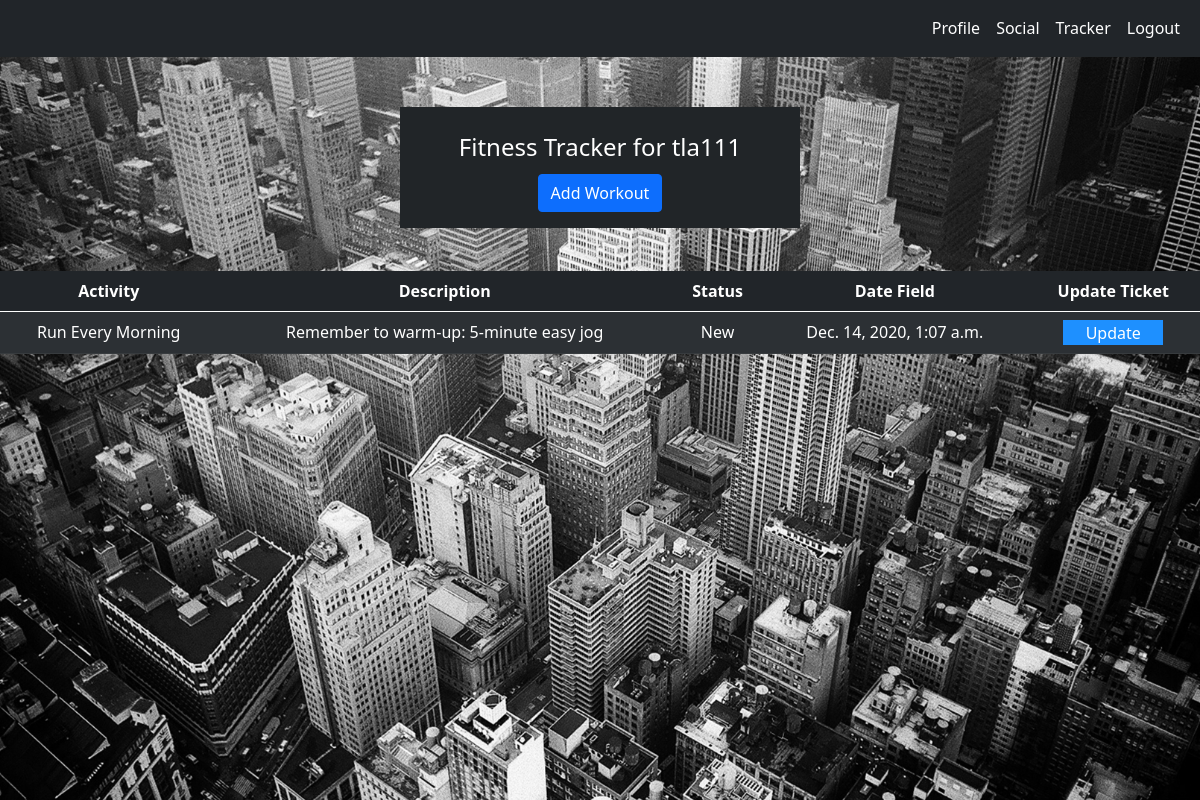
The app's page /tracker_dashboard/ (signed in), older data.
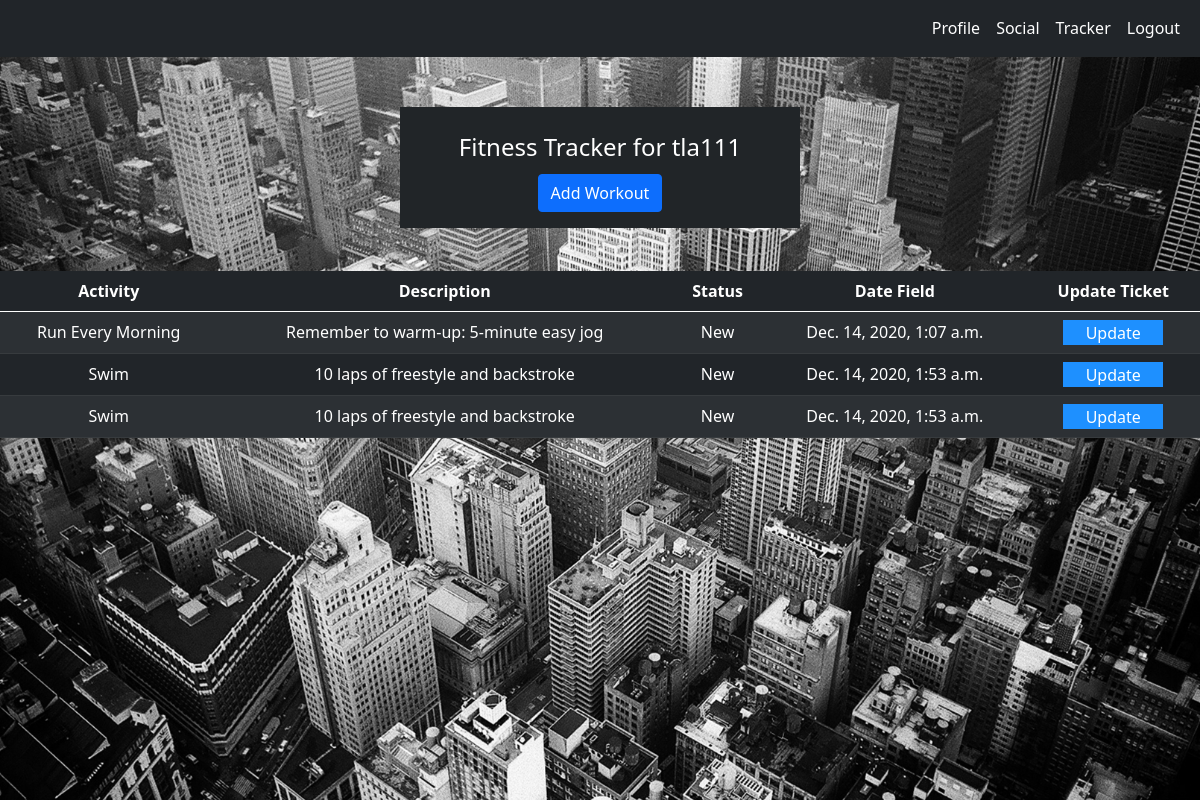
The same page, newer data.
### tracker/models.py (models this page shows, shortened)
class Workout(models.Model):
    STATUS = (
        ('New', 'New'),
        ('In Progress', 'In Progress'),
        ('Done', 'Done'),
        ('Invalid', 'Invalid')
    )
    title = models.CharField(max_length=200)
    date_filed = models.DateTimeField(default=timezone.now)
    description = models.TextField()
    workout_status = models.CharField(max_length=200, choices=STATUS)
    user_created = models.ForeignKey(WorkoutUser, on_delete=models.CASCADE,
                                     related_name="created_by_workoutuser", blank=True, null=True, default=None)

### tracker/views.py (the view)
# urls.py: path('tracker_dashboard/', dashboard_view, name='tracker_dashboard'),
@login_required()
def dashboard_view(request):
  user_workouts = Workout.objects.filter(user_created=request.user)
  return render(request, 'tracker_dashboard.html', {"user_workouts": user_workouts})

### templates/tracker_dashboard.html (shortened to what this page needs)
{% load static %}
<!DOCTYPE html>
<html lang="en">
  <head>
    <link
      href="https://cdn.jsdelivr.net/npm/bootstrap@5.0.0-beta1/dist/css/bootstrap.min.css"
      rel="stylesheet"
    />
    <link rel="stylesheet" href="{% static 'tracker.css' %}" />
  </head>
  <body>
  {% include "navigation.html" %}
  <div class='tracker_background_image'>
  <div class="header"></div>
  <div class="card user_card" style="width: 25rem; height: 4rem">
    <div class="card-body card_body_contain">
      <h4>Fitness Tracker for {{user.get_username}}</h4>
      <a href="/add_workout/">
        <button class="btn btn-primary mt-1">Add Workout</button>
      </a>
    </div>
  </div>
  <div class="tables_container">
    <table class="table table-striped table-dark">
      <thead class="thead-dark">
        <tr>
          <th scope="col">Activity</th>
          <th scope="col">Description</th>
          <th scope="col">Status</th>
          <th scope="col">Date Field</th>
          <th scope="col">Update Ticket</th>
        </tr>
      </thead>
      <tbody>
        {% for workout in user_workouts %}
        {% if workout.workout_status == "New" %}
        <tr>
          <td>{{workout.title}}</td>
          <td>{{workout.description}}</td>
          <td>{{workout.workout_status}}</td>
          <td>{{workout.date_filed}}</td>
          <td>
            <button class="update_button">
              <a href="/workout_detail/{{workout.id}}">Update</a>
            </button>
          </td>
        </tr>
        {%endif%}
        {% endfor %}
      </tbody>
    </table>
  </div>
  </div>
  </body>
</html>

Row changes from the older to the newer data that the page shows:
added Workout: title "Swim", description "10 laps of freestyle and backstroke", workout_status "New", date_filed "Dec. 14, 2020, 1:53 a.m."
added Workout: title "Swim", description "10 laps of freestyle and backstroke", workout_status "New", date_filed "Dec. 14, 2020, 1:53 a.m."
